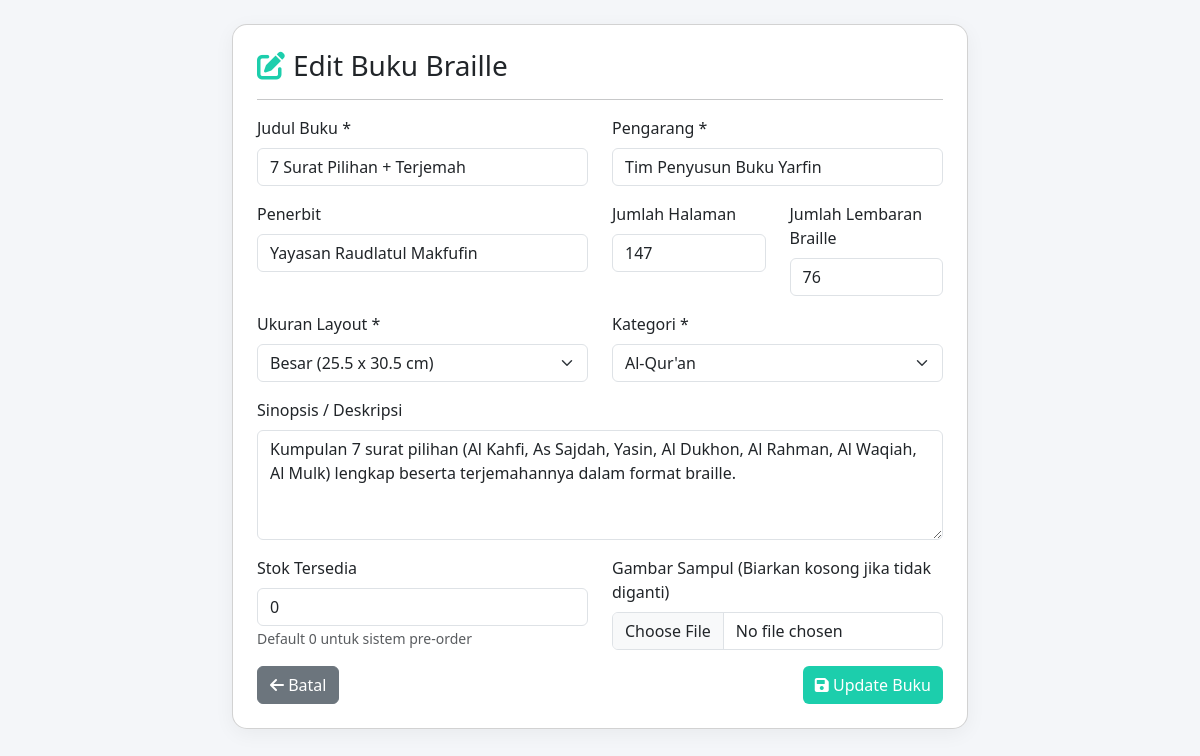
The page /braille-store/admin/buku/edit.php?id=5 (signed in) on the database its author committed.
### tables this page shows
CREATE TABLE `buku` (
  `id` int(11) NOT NULL,
  `judul` varchar(200) NOT NULL,
  `pengarang` varchar(100) NOT NULL,
  `penerbit` varchar(100) NOT NULL,
  `jml_halaman` int(5) NOT NULL,
  `ukuran` enum('Besar','Kecil') NOT NULL COMMENT 'Besar=25.5x30.5cm, Kecil=1.5x25.5cm',
  `jml_lembaran` int(5) NOT NULL,
  `kategori` enum('Al-Quran','Islam','Panduan','Solat') NOT NULL,
  `sinopsis` text NOT NULL,
  `gambar` varchar(255) DEFAULT 'default.jpg',
  `stok_tersedia` int(5) DEFAULT 0,
  `harga` decimal(15,2) NOT NULL DEFAULT 75000.00,
  `created_at` timestamp NOT NULL DEFAULT current_timestamp()
);

### braille-store/admin/buku/edit.php (the view, shortened to what this page needs)
<?php
require_once '../../includes/config.php';
$id = isset($_GET['id']) ? (int)$_GET['id'] : 0;
$query = "SELECT * FROM buku WHERE id = $id";
$result = mysqli_query($conn, $query);
$buku = mysqli_fetch_assoc($result);
?>
<!DOCTYPE html>
<html lang="id">
<head>
    <link href="https://cdn.jsdelivr.net/npm/bootstrap@5.3.0/dist/css/bootstrap.min.css" rel="stylesheet">
    <link rel="stylesheet" href="https://cdnjs.cloudflare.com/ajax/libs/font-awesome/6.0.0/css/all.min.css">
</head>
<body>
    <div class="container mt-4">
        <div class="row justify-content-center">
            <div class="col-md-8">
                <div class="card">
                    <div class="card-body p-4">
                        <h3><i class="fas fa-edit me-2" style="color: var(--primary-main);"></i>Edit Buku Braille</h3>
                        <hr>
                        <form method="POST" enctype="multipart/form-data">
                            <div class="row">
                                <div class="col-md-6 mb-3">
                                    <label class="form-label">Judul Buku *</label>
                                    <input type="text" name="judul" class="form-control"
                                           value="<?= htmlspecialchars($buku['judul']) ?>" required>
                                </div>
                                <div class="col-md-6 mb-3">
                                    <label class="form-label">Pengarang *</label>
                                    <input type="text" name="pengarang" class="form-control"
                                           value="<?= htmlspecialchars($buku['pengarang']) ?>" required>
                                </div>
                            </div>
                            <div class="row">
                                <div class="col-md-6 mb-3">
                                    <label class="form-label">Penerbit</label>
                                    <input type="text" name="penerbit" class="form-control"
                                           value="<?= htmlspecialchars($buku['penerbit']) ?>">
                                </div>
                                <div class="col-md-3 mb-3">
                                    <label class="form-label">Jumlah Halaman</label>
                                    <input type="number" name="jml_halaman" class="form-control"
                                           value="<?= $buku['jml_halaman'] ?>" min="1">
                                </div>
                                <div class="col-md-3 mb-3">
                                    <label class="form-label">Jumlah Lembaran Braille</label>
                                    <input type="number" name="jml_lembaran" class="form-control"
                                           value="<?= $buku['jml_lembaran'] ?>" min="1">
                                </div>
                            </div>
                            <div class="row">
                                <div class="col-md-6 mb-3">
                                    <label class="form-label">Ukuran Layout *</label>
                                    <select name="ukuran" class="form-select" required>
                                        <option value="Besar" <?= $buku['ukuran'] == 'Besar' ? 'selected' : '' ?>>Besar (25.5 x 30.5 cm)</option>
                                    </select>
                                </div>
                                <div class="col-md-6 mb-3">
                                    <label class="form-label">Kategori *</label>
                                    <select name="kategori" class="form-select" required>
                                        <option value="Al-Quran" <?= $buku['kategori'] == 'Al-Quran' ? 'selected' : '' ?>>Al-Qur'an</option>
                                    </select>
                                </div>
                            </div>
                            <div class="mb-3">
                                <label class="form-label">Sinopsis / Deskripsi</label>
                                <textarea name="sinopsis" class="form-control" rows="4"><?= htmlspecialchars($buku['sinopsis']) ?></textarea>
                            </div>
                            <div class="row">
                                <div class="col-md-6 mb-3">
                                    <label class="form-label">Stok Tersedia</label>
                                    <input type="number" name="stok_tersedia" class="form-control"
                                           value="<?= $buku['stok_tersedia'] ?>" min="0">
                                    <small class="text-muted">Default 0 untuk sistem pre-order</small>
                                </div>
                                <div class="col-md-6 mb-3">
                                    <label class="form-label">Gambar Sampul (Biarkan kosong jika tidak diganti)</label>
                                    <input type="file" name="gambar" class="form-control" accept="image/*">
                                </div>
                            </div>
                            <div class="d-flex justify-content-between">
                                <a href="index.php" class="btn btn-secondary">
                                    <i class="fas fa-arrow-left"></i> Batal
                                </a>
                                <button type="submit" name="update" class="btn btn-primary">
                                    <i class="fas fa-save"></i> Update Buku
                                </button>
                            </div>
                        </form>
                    </div>
                </div>
            </div>
        </div>
    </div>
</body>
</html>

### braille-store/admin/buku/edit.php (style rules this page uses)
:root { --primary-main: #1cceac; --primary-dark: #15a38a; }
body { background-color: #f4f6f9; }
.card { border-radius: 15px; box-shadow: 0 5px 20px rgba(0,0,0,0.05); }
.btn-primary { background: var(--primary-main); border: none; }

### rows shown on the page
buku: judul "7 Surat Pilihan + Terjemah", pengarang "Tim Penyusun Buku Yarfin", penerbit "Yayasan Raudlatul Makfufin", jml_halaman "147", jml_lembaran "76", ukuran "Besar (25.5 x 30.5 cm)", kategori "Al-Qur'an", sinopsis "Kumpulan 7 surat pilihan (Al Kahfi, As Sajdah, Yasin, Al Dukhon, Al Rahman, Al Waqiah, Al Mulk) lengkap beserta terjemahannya dalam format braille.", stok_tersedia "0"
